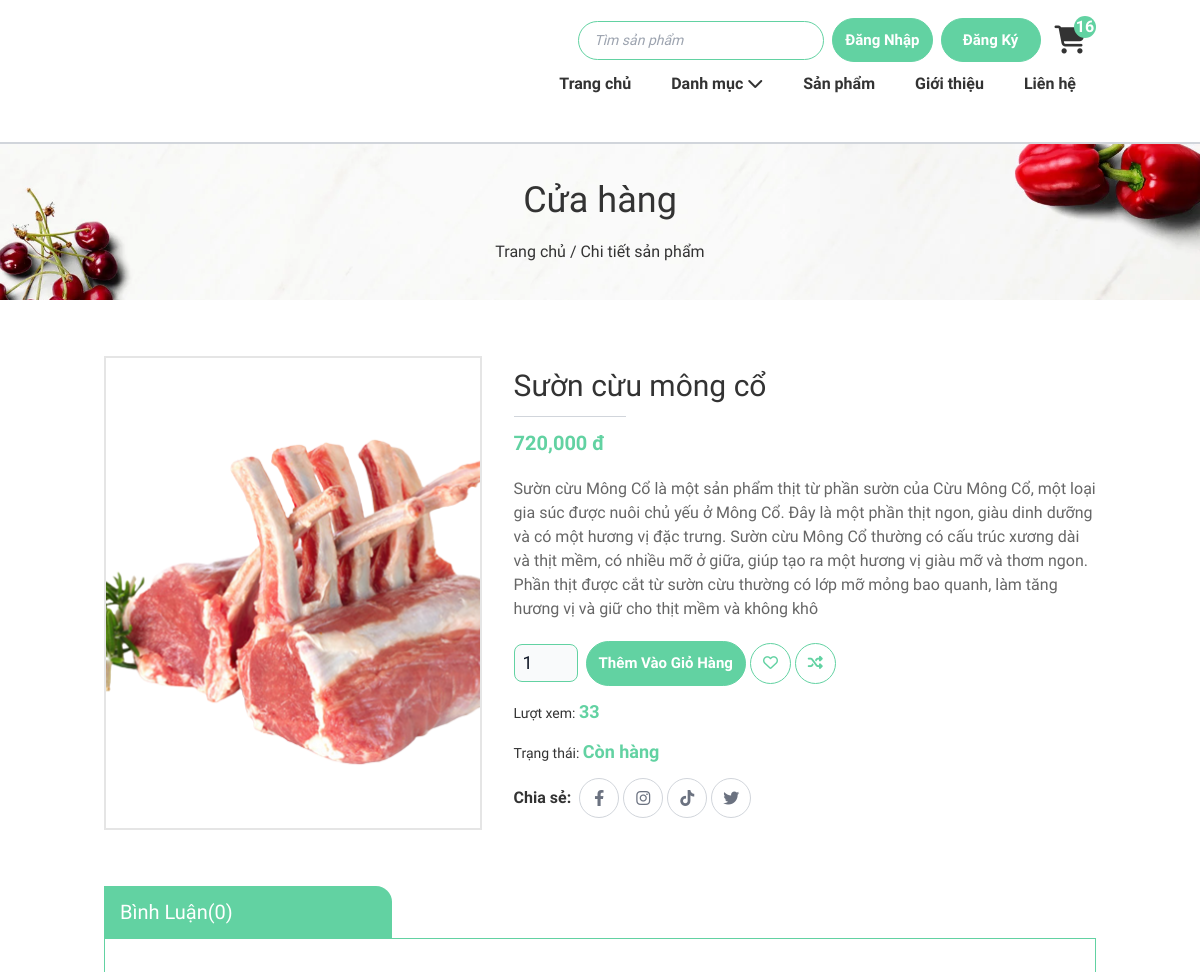
The page /site/hang-hoa/chi-tiet.php?ma_hh=42 (upper part) on the database as committed earlier.
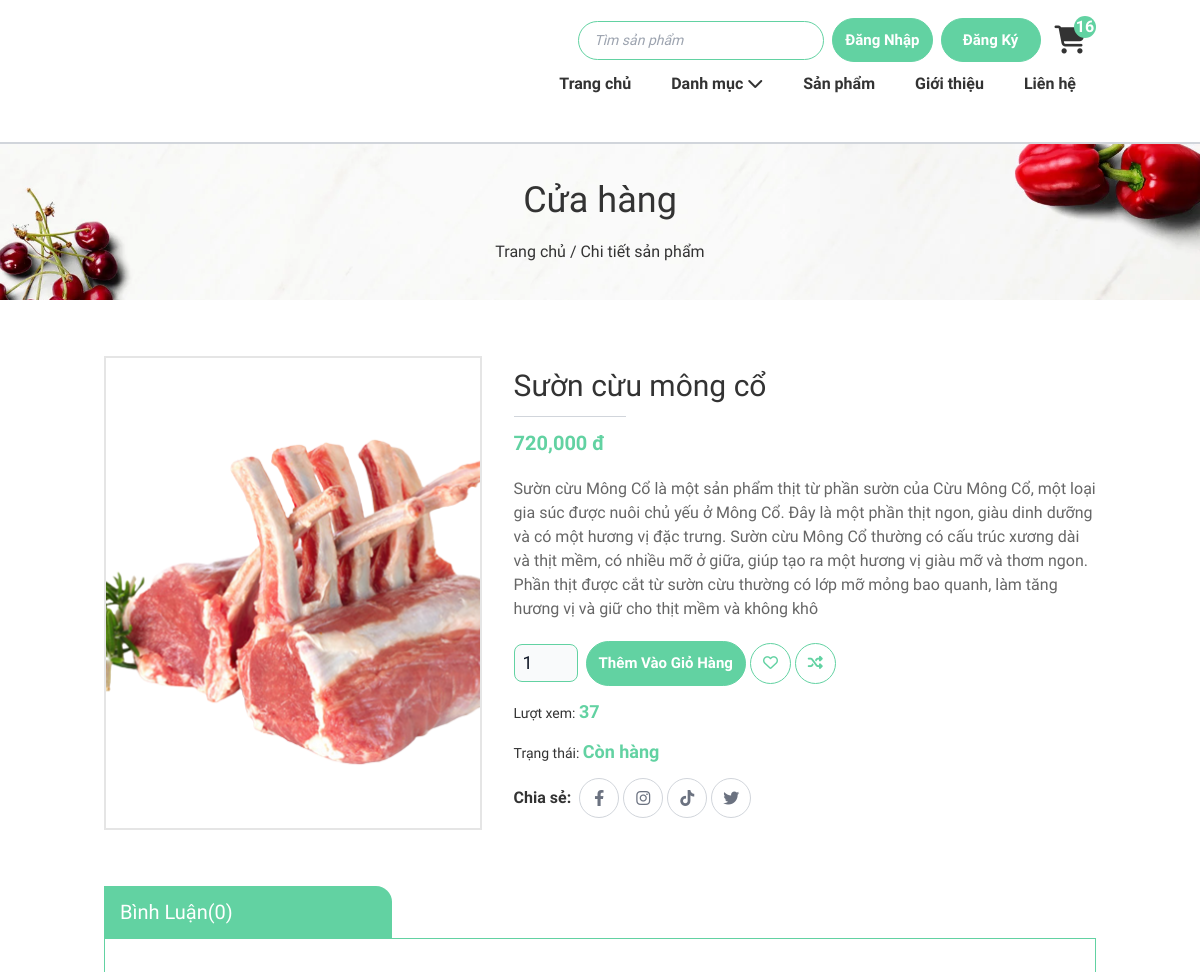
The same page on the database as committed later.
### tables this page shows
CREATE TABLE `hang_hoa` (
  `ma_hh` int(11) NOT NULL COMMENT 'mã hàng hoá',
  `ten_hh` varchar(50) NOT NULL COMMENT 'tên hàng hoá',
  `don_gia` double(10,2) NOT NULL COMMENT 'đơn giá',
  `giam_gia` double(10,2) DEFAULT 0.00 COMMENT 'mức giảm giá',
  `hinh` varchar(50) NOT NULL COMMENT 'hình ảnh',
  `ngay_nhap` date DEFAULT NULL COMMENT 'ngày nhập hàng',
  `mo_ta` text NOT NULL COMMENT 'mô tả hàng hoá',
  `dac_biet` tinyint(1) NOT NULL COMMENT 'tràng thái đặc biệt',
  `so_luot_xem` int(11) NOT NULL DEFAULT 0 COMMENT 'số lượt xem',
  `ma_loai` int(10) NOT NULL COMMENT 'mã loại'
);

### site/hang-hoa/chi-tiet.php (called while the page is built, shortened)
<?php
    require '../../global.php';
    require '../../dao/pdo.php';
    require '../../dao/hanghoa.php';
    extract($_REQUEST);
    $hang_hoa = hanghoa_select_by_id($ma_hh);
    require '../layout.php';
?>

### global.php (called while the page is built, shortened)
<?php
    $url="/food_market_10-diem";
    $url_content="$url/content";
?>

### dao/pdo.php (called while the page is built, shortened)
<?php
function pdo_get_connection(){
    $hostname='localhost';
    $dbname='xsshop';
    $username = 'root';
    $password = '';
    try{
        $connect = new PDO("mysql:host=$hostname;dbname=$dbname", $username, $password);
        $connect->setAttribute(PDO::ATTR_ERRMODE, PDO::ERRMODE_EXCEPTION);
        return $connect;
    }catch(PDOException $e){
        $e->getMessage();
    }
}
function pdo_query_one($sql){
    $sql_args = array_slice(func_get_args(), 1);
    try{
        $connect = pdo_get_connection();
        $stmt = $connect->prepare($sql);
        $stmt->execute($sql_args);
        $row = $stmt->fetch(PDO::FETCH_ASSOC);
        return $row;
    }
    catch(PDOException $e){
        throw $e;
    }
    finally{
        unset($connect);
    }
}
?>

### dao/hanghoa.php (called while the page is built, shortened)
<?php
    function hanghoa_select_by_id($ma_hh){
        $sql = "SELECT * FROM hang_hoa WHERE ma_hh=?";
        return pdo_query_one($sql, $ma_hh);
    }
?>

### site/hang-hoa/chi-tiet-ui.php (the view, shortened to what the changed rows need)
<section class="mt-[178px] md:mt-[130px] lg:mt-[142px] flex items-center justify-center
    bg-[url('<?= $url_content ?>/image-layout/breadcrumb-banner.webp')]
    bg-cover
    border-t-2
    border-gray-300
    ">
    <div class="text-center py-9">
        <h2 class="pb-5 font-['Berkshire_Swash'] text-4xl">Cửa hàng</h2>
    </div>
</section>
<section class="detail py-14">
    <div class="container mx-auto">
        <div class="grid grid-cols-1 gap-8 min-h-[400px] lg:grid-cols-5">
            <div class="col-span-1 lg:col-span-2 border-2 border-[#e5e5e5] max-w-[500px] w-full mx-auto bg-white">
                <img class="w-full h-full object-cover" src="<?php echo "$url_content/images/image_products/$hang_hoa[hinh]" ?>" alt="">
            </div>
            <div class="col-span-1 lg:col-span-3 py-3">
                <h3 class="text-3xl hover:text-[#62d2a2]">
                    <?= $hang_hoa['ten_hh'] ?>
                </h3>
                <div class="w-28 h-[1px] bg-gray-300 my-3 duration-300"></div>
                <p class="text-[#62d2a2] text-xl font-bold"><?php echo number_format($hang_hoa['don_gia']) ?> đ</p>
                <p class="py-5 text-[#666]">
                    <?= $hang_hoa['mo_ta'] ?>
                </p>
                <div class="flex items-center flex-col sm:flex-row">
                    <form class="flex items-center flex-col sm:flex-row sm:space-x-2 space-y-2 sm:space-y-0">
                    </form>
                    <div class="sm:ml-1 mt-2 sm:mt-0">
                    </div>
                </div>
                <h5 class="text-sm my-3">
                    Lượt xem: <span class="text-[#62d2a2] text-lg font-semibold"><?= $hang_hoa['so_luot_xem'] ?></span>
                </h5>
                <h5 class="text-sm my-3">
                    Trạng thái: <span class="text-[#62d2a2] text-lg font-semibold">Còn hàng</span>
                </h5>
                <div class="flex items-center space-x-2">
                    <h5 class="font-semibold"> Chia sẻ: </h5>
                    <div class="flex items-center space-x-1">
                    </div>
                </div>
            </div>
        </div>
    </div>
</section>

Rows that differ between the two databases and show on the page:
changed hang_hoa "Sườn cừu mông cổ": so_luot_xem "33" → "37"
